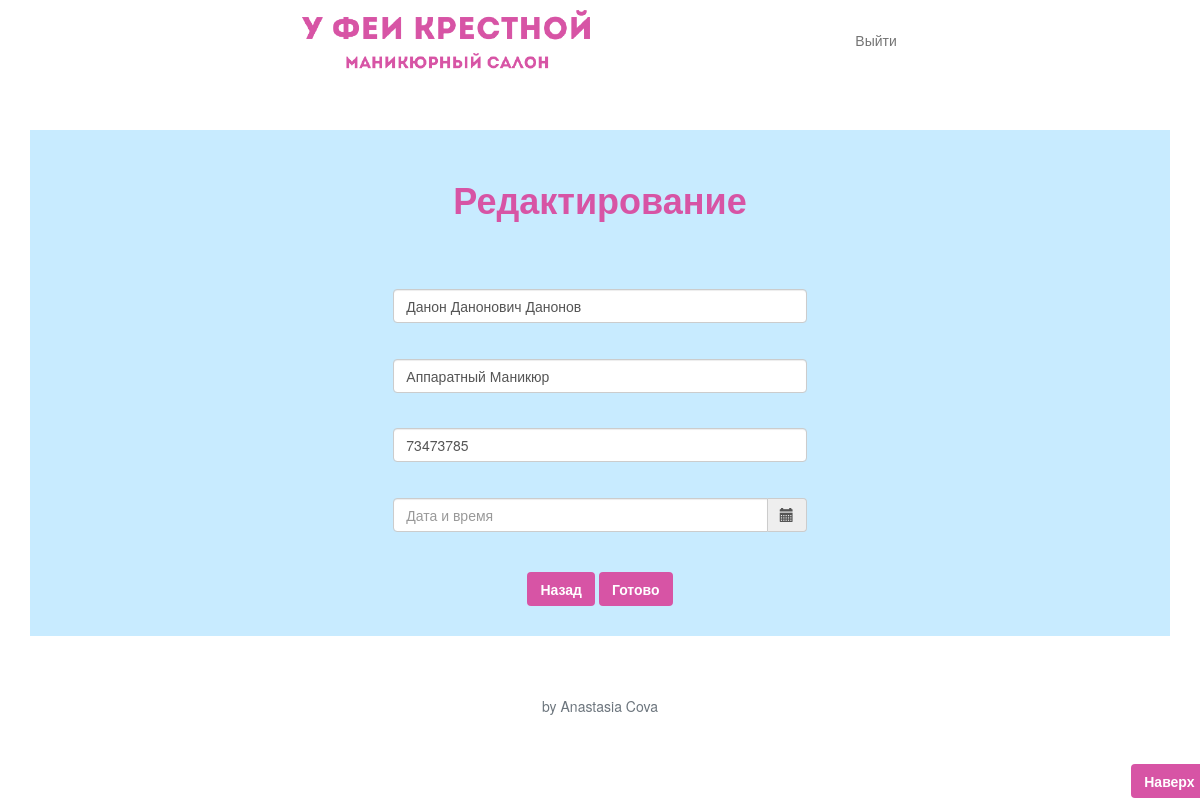
Page /user/editord/1 on the earlier database version.
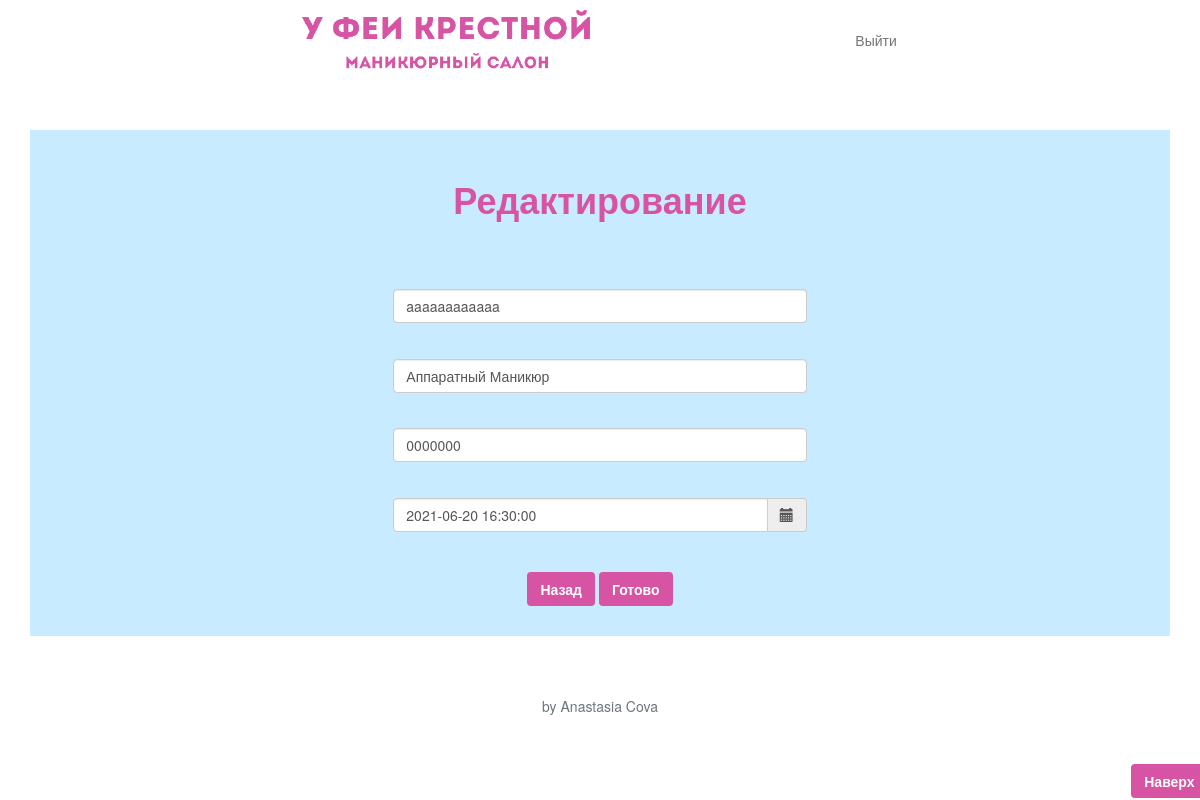
Same page on the later database version.
### main/models.py (models this page shows, shortened)
class Order(models.Model):
    fullname = models.CharField(max_length=50)
    pricelist = models.ForeignKey(PriceList, related_name='orderpricelist', on_delete=models.CASCADE, default="1")
    phone = models.CharField(max_length=50)
    data = models.DateTimeField(auto_now=False)

### user/views.py (the view)
# urls.py: path('editord/<int:id>', views.EditOrd, name = 'editord'),
def EditOrd(request, id):
    obj = Order.objects.get(id=id)
    if request.method == 'POST':
        form = EditOrdForm(request.POST, instance = obj)
        if form.is_valid():
            form.save()
            return redirect('ord')
    dict = {
        'obj': obj,
        'form': EditOrdForm(instance = obj),
    }
    return render(request, 'user/editord.html', context=dict)

### user/forms.py
class EditOrdForm(ModelForm):
    class Meta:
        model = Order
        fields = ('fullname', 'pricelist', 'phone', 'data')
        widgets = {
            'fullname': TextInput(attrs={
                'class': 'form-control',
                'placeholder': 'ФИО'
            }),
            'pricelist': Select(attrs={
                'class': 'form-control',
                'placeholder': 'Услуга'
            }),
            'phone': TextInput(attrs={
                'class': 'form-control',
                'placeholder': 'Телефон'
            }),
            'data': DateTimeInput(attrs={
                'class': 'form-control',
                'placeholder': 'Дата и время'
            }),
        }

### main/models.py (called while the page is built)
    def __str__(self):
        return f'{self.name.title()}'

### user/templates/user/editord.html (shortened to what this page needs)
{% extends "user/layout.html" %}
{% block content  %}
<head>
  <link rel="stylesheet" href="https://maxcdn.bootstrapcdn.com/bootstrap/3.4.1/css/bootstrap.min.css">
    <link rel="stylesheet" href="https://cdnjs.cloudflare.com/ajax/libs/bootstrap-datetimepicker/4.17.47/css/bootstrap-datetimepicker.css">
</head>
<body>
<main class="container">
{% load static %}
  <section class="py-5 text-center">
    <div class="row py-lg-5" style="background-color: #c8ebff;">
      <div class="col-lg-6 col-md-8 mx-auto">
        <h1 class="fw-bold text-color">Редактирование</h1>
      </div>
    </div>
    <div class="row py-lg-5 text-dark" style="background-color: #c8ebff; ">
      <div class="col-lg-8 mx-auto">
        <form method="post">
            <div class="row justify-content-center">
                <div class="col-md-7">
                    {{ form.fullname }}
                    <h5>&nbsp;</h5>
                    {{ form.pricelist }}
                    <h5>&nbsp;</h5>
                    {{ form.phone }}
                    <h5>&nbsp;</h5>
                    <div class="form-group">
                        <div class='input-group date text-dark' id='datetimepicker2'>
                            {{ form.data }}
                            <span class="input-group-addon">
                                    <span class="glyphicon glyphicon-calendar"></span>
                            </span>
                        </div>
                    </div>
                    <h5>&nbsp;</h5>
                </div>
            </div>
            <div class="row justify-content-center">
                <div class="col-md-6 text-center align-self-center">
                    <a href="/user/ord" class="btn btn-pink fw-bold">Назад</a>
                    <button class="btn btn-pink fw-bold" type="submit">Готово</button>
                </div>
            </div>
        </form>
      </div>
    </div>
  </section>
</main>
</body>
{% endblock %}

Differences in the rows shown:
changed Order "Аппаратный Маникюр": fullname "Данон Данонович Данонов" → "aaaaaaaaaaaa"; phone "73473785" → "0000000"; data (not shown) → "2021-06-20 16:30:00"
